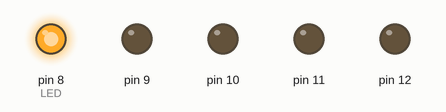
Recording of a sketch running on a simulated Arduino Uno, built with avr-gcc and run on an emulated ATmega328P. Parts: output pins drawn as LEDs (lit = HIGH).

Above: at 0.2 s.
At 1.2 s:
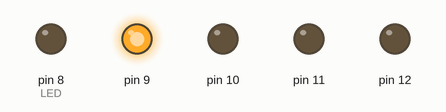
At 2.2 s:
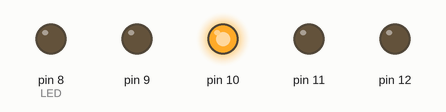
At 3.2 s:
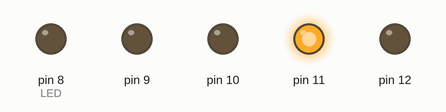
At 4.2 s:
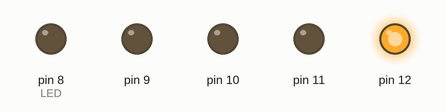
At 5.7 s:
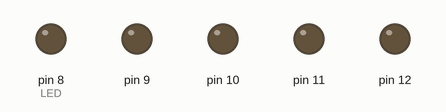
Timing chart, 0 to 6.5 s (numbered marks = the images above):
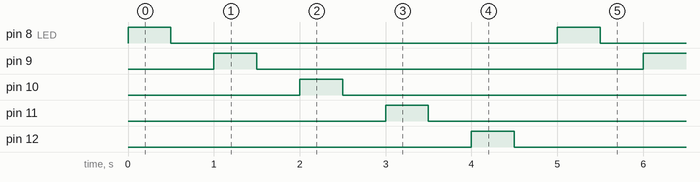

The sketch:

cinco.leds.ino
```cpp
/*
 * Encende e apaga sucesivamente 5 LEDs
 * con frecuencia constante
 */
#define LED 8

int tempo = 500;

void setup() {
  //Inicializa 5 LEDs
  for(int i=0; i<5; i++) {
    pinMode(LED + i, OUTPUT);
  }
}

void loop() {
  //On/Off LEDs alternativamente
  for(int i=0; i<5; i++) {
    digitalWrite(LED + i, HIGH);
    delay(tempo);
    digitalWrite(LED + i, LOW);
    delay(tempo);
  }
}
```

Measured:
- by itself, pin 8 (LED), pin 9–12: alternates HIGH for 0.50 s and LOW for 4.5 s
- by itself, everything shown: repeats every 5.0 s, in 10 steps
